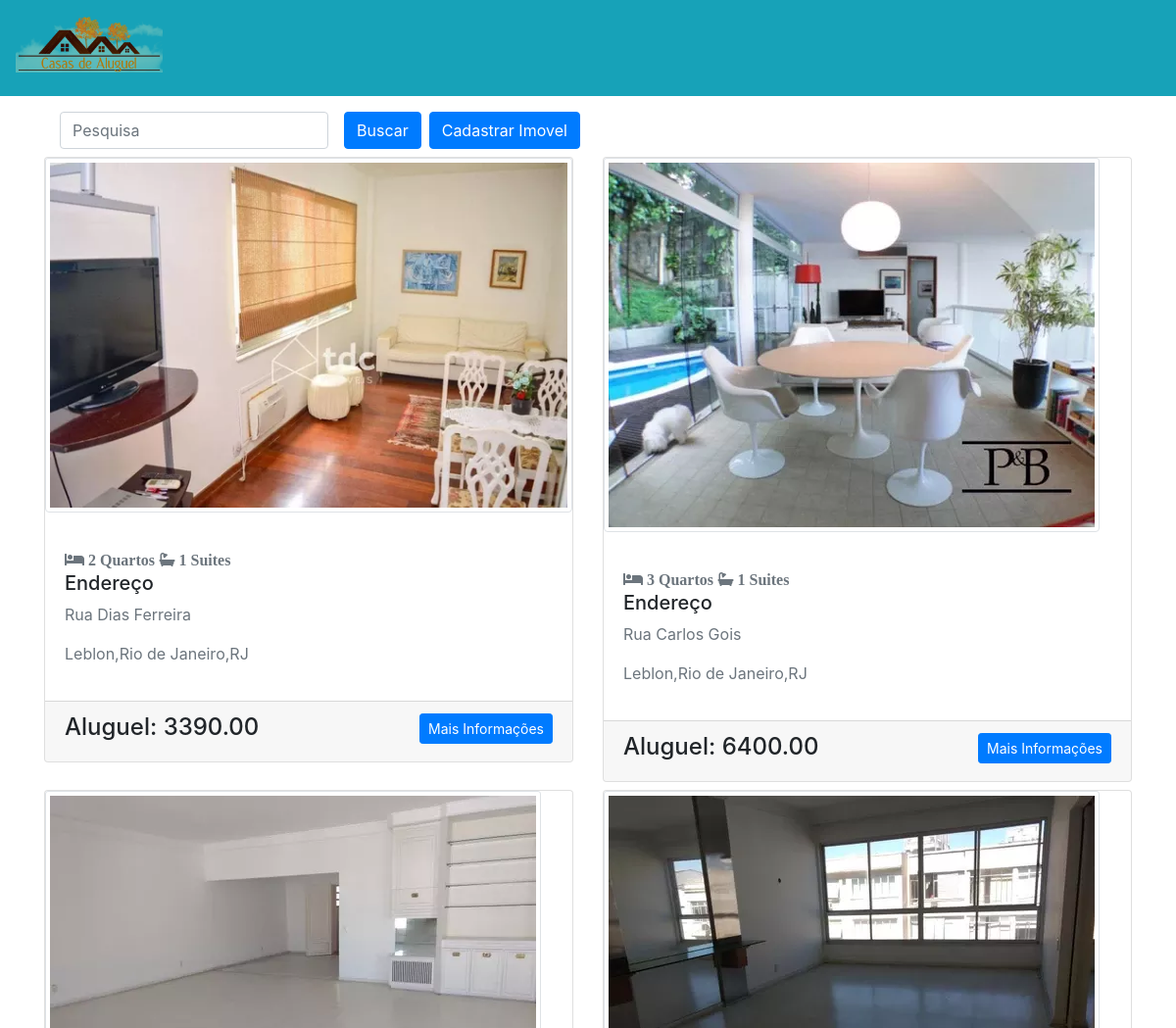
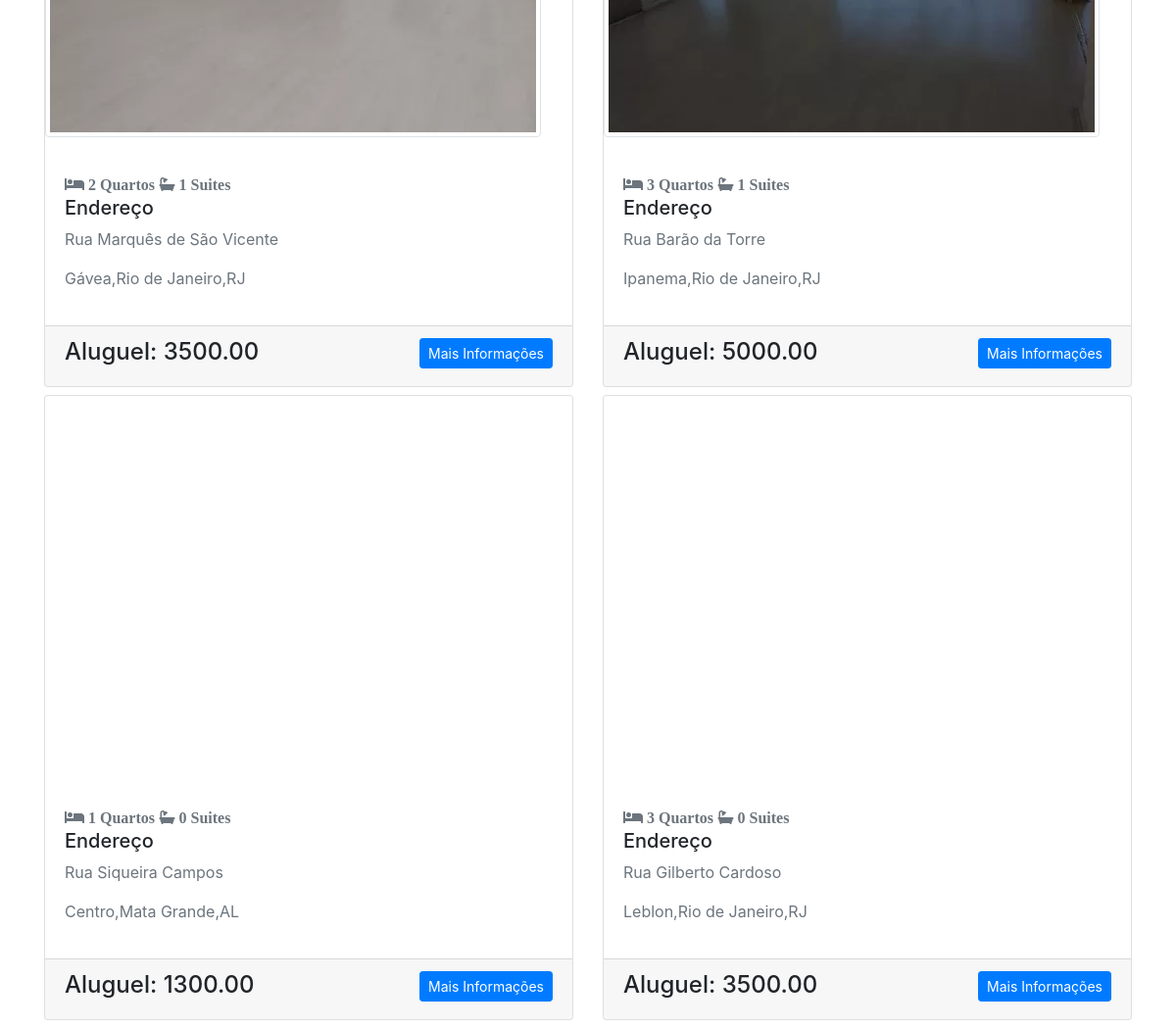
The page / on the database its author committed (2 pictures, top to bottom).
### cadastro_imoveis/models.py (models this page shows)
class Imoveis (models.Model):
    imagens = models.ForeignKey(Imagens,on_delete=models.CASCADE,default=1)
    endereco = models.OneToOneField(Endereco,on_delete=models.CASCADE,default=1)
    valor_aluguel = models.DecimalField(max_digits = 19,decimal_places=2)
    quartos = models.PositiveIntegerField()
    suites = models.PositiveIntegerField()
    iptu = models.DecimalField(max_digits = 19,decimal_places=2)
    condominio = models.DecimalField(max_digits = 19,decimal_places=2)
    descricao = models.TextField()

class Imagens (models.Model):
    imagem1 = models.ImageField()
    imagem2 = models.ImageField(blank=True,null=True)
    imagem3 = models.ImageField(blank=True,null=True)
    imagem4 = models.ImageField(blank=True,null=True)

class Endereco (models.Model):
    cep = models.CharField(max_length=9)
    rua = models.CharField(max_length=254)
    bairro = models.CharField(max_length=254)
    cidade = models.CharField(max_length=254)
    uf = models.CharField(max_length=2)

### cadastro_imoveis/views.py (the view)
# urls.py: path('',ImovelListView.as_view(),name='lista_imovel'),
class ImovelListView(ListView):
     template_name = "cadastro_imoveis/imovel_list.html"
     model = Imoveis
     def get_context_data(self, **kwargs):
        context = super().get_context_data(**kwargs)
        context['media'] = MEDIA_URL
        return context

### cadastro_imoveis/templates/cadastro_imoveis/imovel_list.html (shortened to what this page needs)
{% extends 'base.html' %}
{%load static%}
{% block main %}
<form class="form-inline " method='GET' action="{%url 'imoveis'%}">
    <div class="form-group mx-sm-3 mb-2">
        <input type="text" class="form-control" id="pesquisa" name="pesquisa" placeholder="Pesquisa">
    </div>
    <button type="submit" class="btn btn-primary mb-2 mr-2">Buscar</button>
    <a href="{%url 'cria_imovel'%}"><button type="button" class="btn btn-primary mb-2">Cadastrar Imovel</button></a>
</form>
<div class="row">
    {%for imovel in object_list%}
    <div class="col-6">
        <div class="card mb-2">
            <div id="carouselExampleControls" class="carousel slide" data-ride="carousel">
                <div class="carousel-inner">
                    <figure class="figure">
                        <div class="carousel-item active">
                            <img class="card-img-top img-thumbnail img-fluid" src="{{media}}{{imovel.imagens.imagem1}}"
                                alt="Card image cap">
                        </div>
                    </figure>
                </div>
            </div>
            <div class="card-body">
                <div class="card-text text-muted">
                    <i class="fas fa-bed"> {{imovel.quartos}} Quartos</i>
                    <i class="fas fa-bath"> {{imovel.suites}} Suites</i>
                </div>
                <h5>Endereço</h5>
                <div class="text-secondary float-left">
                    <p>{{imovel.endereco.rua}}</p>
                    <p>{{imovel.endereco.bairro}},{{imovel.endereco.cidade}},{{imovel.endereco.uf}}</p>
                </div>
            </div>
            <div class="card-footer ">
                <button type="button" class="btn btn-primary btn-sm float-right" data-toggle="modal" data-target="#exampleModalCenter">
                    Mais Informações
                </button>
                <h4>Aluguel: {{imovel.valor_aluguel}}</h4>
            </div>
        </div>
    </div>
    {%endfor%}
</div>
{%endblock%}

### cadastro_imoveis/templates/base.html (shortened to what this page needs)
{% load static %}
<!DOCTYPE html>
<html lang="pt-br">
<head>
    <link rel="stylesheet" href="{% static 'cadastro_imoveis/css/bootstrap.css' %}">
    <link rel="stylesheet" href="{% static 'cadastro_imoveis/css/style.css' %}">
    <link rel="stylesheet" href="https://use.fontawesome.com/releases/v5.3.1/css/all.css"
>
</head>
<body>
    <header>
        <div class="conteiner-fluid">
            <div class="page-header bg-info p-3 mb-3">
                <h1>
                    <img class='img-fluid logo' src="{% static 'cadastro_imoveis/img/logo0-3.png' %}" alt="Logo">
                </h1>
            </div>
        </div>
    </header>
    <main>
        <div class="container">
            {% block main%}
            {% endblock %}
        </div>
    </main>
</body>
</html>

### cadastro_imoveis/static/cadastro_imoveis/css/style.css (style rules this page uses)
.logo { max-width:150px; max-height:150px; width: auto; height: auto; }

### rows shown on the page
Imoveis: imagens.imagem1 (picture), quartos "2", suites "1", endereco.rua "Rua Dias Ferreira", endereco.bairro "Leblon", endereco.cidade "Rio de Janeiro", endereco.uf "RJ", valor_aluguel "3390.00"
Imoveis: imagens.imagem1 (picture), quartos "3", suites "1", endereco.rua "Rua Carlos Gois", endereco.bairro "Leblon", endereco.cidade "Rio de Janeiro", endereco.uf "RJ", valor_aluguel "6400.00"
Imoveis: imagens.imagem1 (picture), quartos "2", suites "1", endereco.rua "Rua Marquês de São Vicente", endereco.bairro "Gávea", endereco.cidade "Rio de Janeiro", endereco.uf "RJ", valor_aluguel "3500.00"
Imoveis: imagens.imagem1 (picture), quartos "3", suites "1", endereco.rua "Rua Barão da Torre", endereco.bairro "Ipanema", endereco.cidade "Rio de Janeiro", endereco.uf "RJ", valor_aluguel "5000.00"
Imoveis: imagens.imagem1 (picture), quartos "1", suites "0", endereco.rua "Rua Siqueira Campos", endereco.bairro "Centro", endereco.cidade "Mata Grande", endereco.uf "AL", valor_aluguel "1300.00"
Imoveis: imagens.imagem1 (picture), quartos "3", suites "0", endereco.rua "Rua Gilberto Cardoso", endereco.bairro "Leblon", endereco.cidade "Rio de Janeiro", endereco.uf "RJ", valor_aluguel "3500.00"
